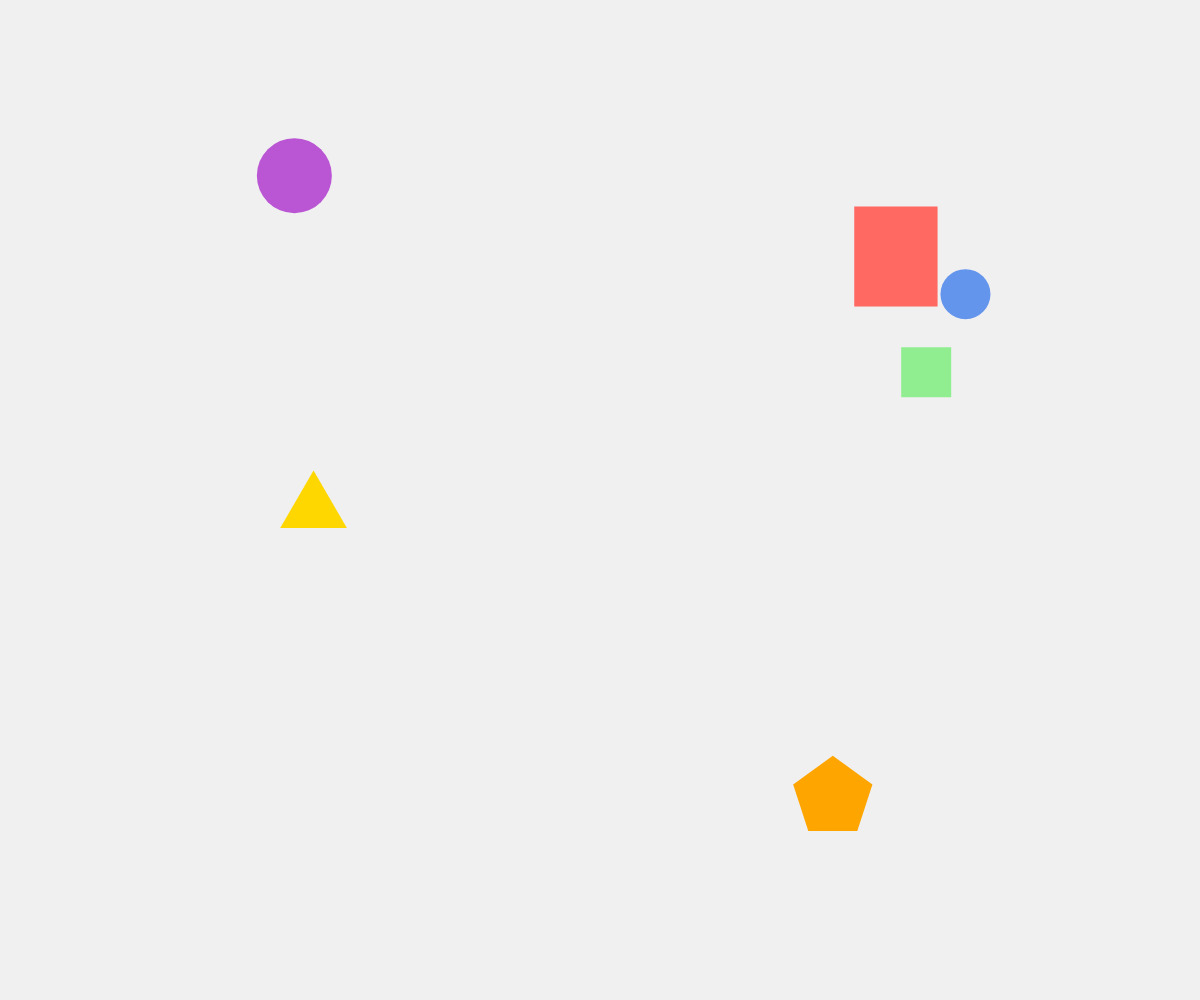
Frame 1 (no input)
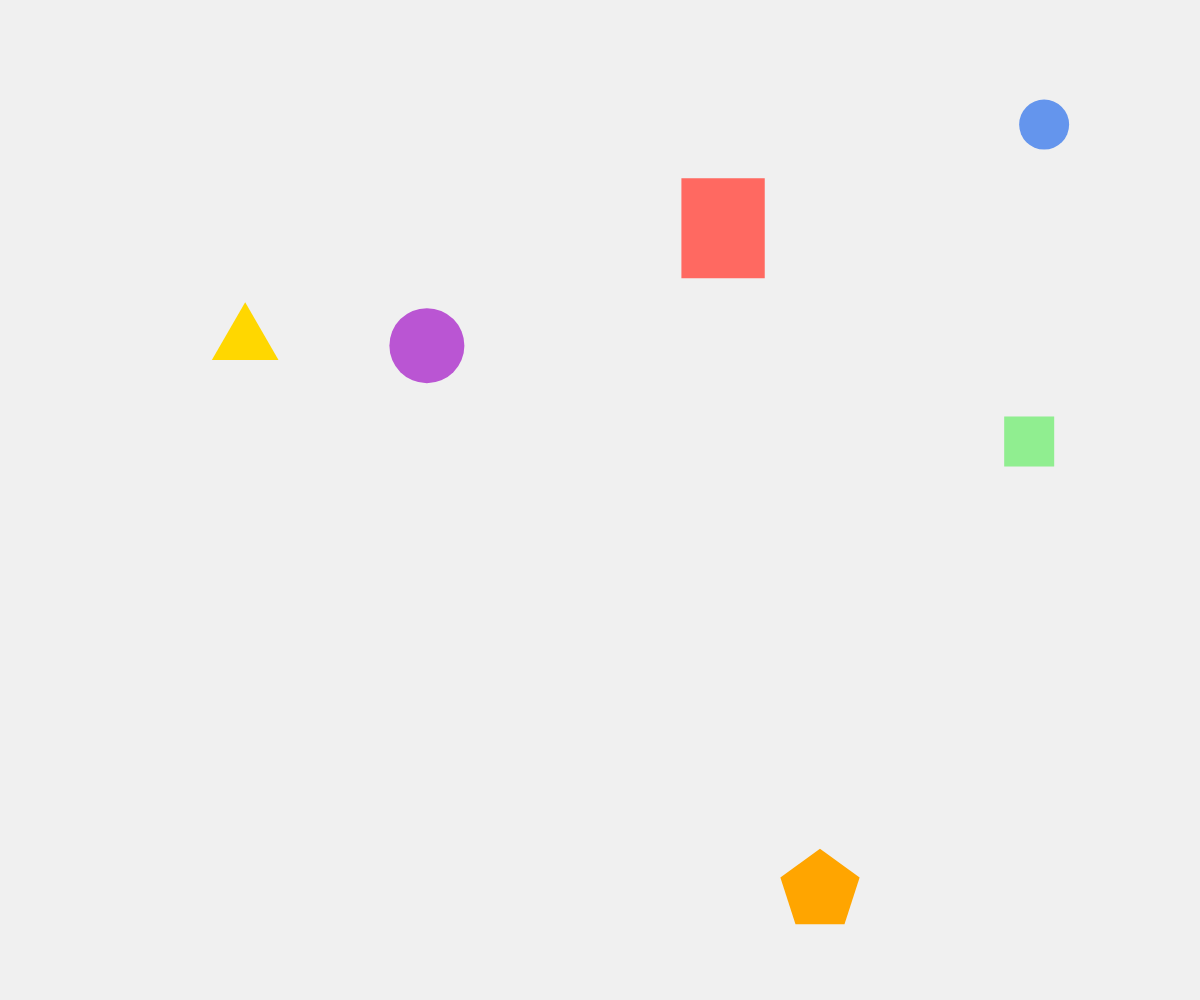
Frame 60 (no input)
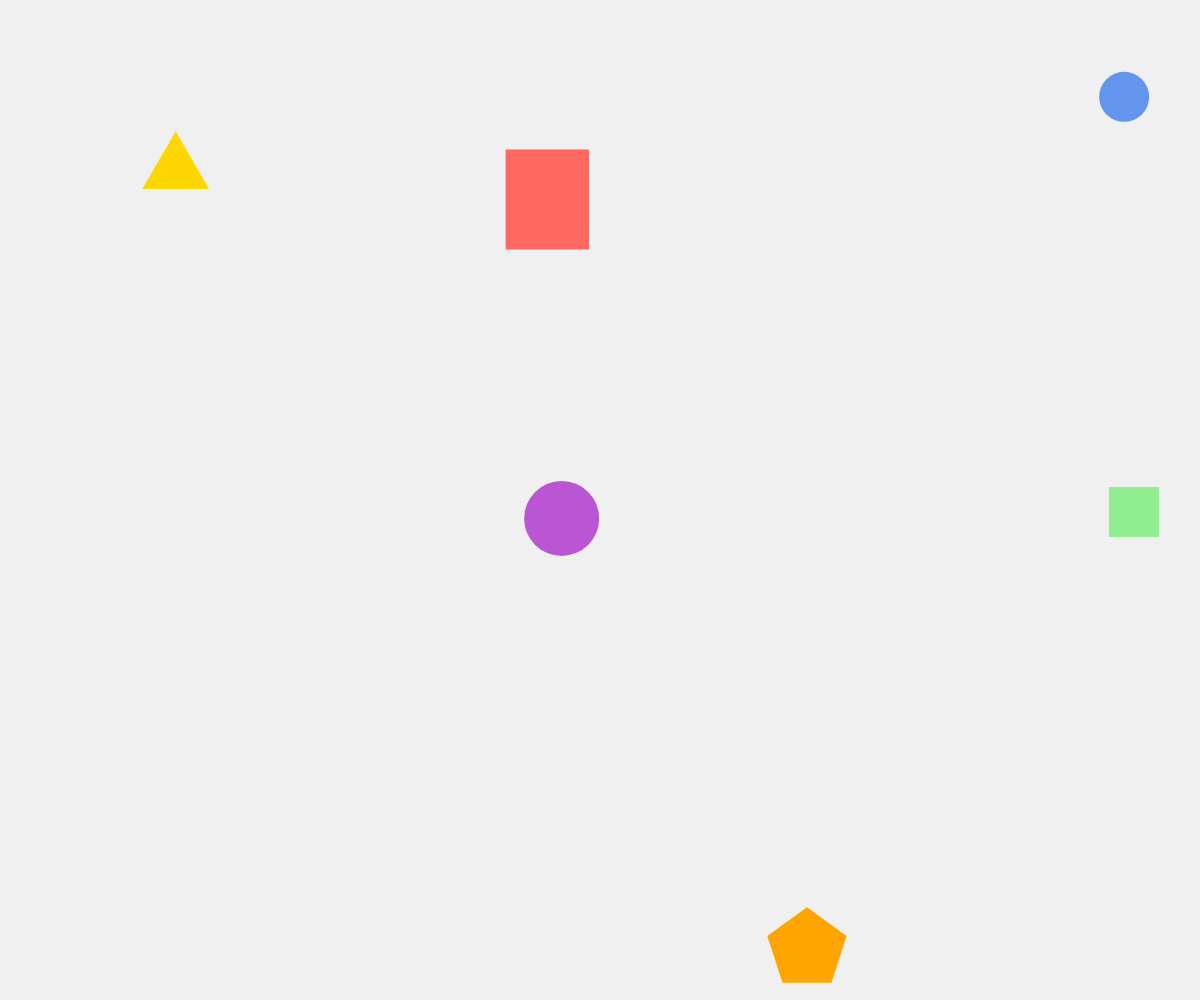
Frame 120 (the mouse pressed at the canvas centre since frame 60)

The p5.js sketch that drew these frames (run headless with seeded random() and noise() and a simulated clock; from frame 60 on, the mouse is pressed at the canvas centre):

// p5.js sketch
// ── sketch.js
let Scale;

// Position variables
let rect1X, rect1Y, rect1Width, rect1Height;
let rect2X, rect2Y, rect2Width, rect2Height;
let ellipse1X, ellipse1Y, ellipse1Width, ellipse1Height;
let ellipse2X, ellipse2Y, ellipse2Width, ellipse2Height;
let triX, triY, triWidth, triHeight;
let pentX, pentY, pentRadius;

// Velocity variables
let rect1VX, rect1VY;
let rect2VX, rect2VY;
let ellipse1VX, ellipse1VY;
let ellipse2VX, ellipse2VY;
let triVX, triVY;
let pentVX, pentVY;
let V;

let outlinesOn = false;
let mode = 'bounce'; 
let darkMode = false;

// Stuck Detection 
let shapeTrackers = {}; 

function setup() {
    createCanvas(windowWidth, windowHeight);
    pixelDensity(displayDensity());
    darkMode = window.matchMedia && window.matchMedia('(prefers-color-scheme: dark)').matches;

    initScaleAndSizes();
    initPositions();
    initVelocities();
    initTrackers();
}

function draw() {
    background(darkMode ? 34 : 240);

    if (outlinesOn) {
        stroke(50, 50, 50, 100);
        strokeWeight(2);
    } else {
        noStroke();
    }

    // Move shapes
    rect1X += rect1VX; rect1Y += rect1VY;
    rect2X += rect2VX; rect2Y += rect2VY;
    ellipse1X += ellipse1VX; ellipse1Y += ellipse1VY;
    ellipse2X += ellipse2VX; ellipse2Y += ellipse2VY;
    triX += triVX; triY += triVY;
    pentX += pentVX; pentY += pentVY;

    // Boundary & Stuck Logic
    handleMovement('rect1', rect1Width, rect1Height, rect1X, rect1Y);
    handleMovement('rect2', rect2Width, rect2Height, rect2X, rect2Y);
    handleMovement('ellipse1', ellipse1Width, ellipse1Height, ellipse1X, ellipse1Y);
    handleMovement('ellipse2', ellipse2Width, ellipse2Height, ellipse2X, ellipse2Y);
    handleMovement('tri', triWidth, triHeight, triX, triY);
    handleMovement('pent', pentRadius * 2, pentRadius * 2, pentX, pentY);

    drawShapes();
    handleGlobalStuckLogic();
}

function handleMovement(shape, w, h, x, y) {
    let v = getVelocities(shape);
    let vx = v.vx;
    let vy = v.vy;

    updateStuckTracker(shape, x, y);

    let edgeL, edgeR, edgeT, edgeB;
    
    // Calculate edges based on shape type
    if (shape.includes('rect')) {
        // Rects draw from top-left
        edgeL = x; edgeR = x + w; edgeT = y; edgeB = y + h;
    } else if (shape === 'tri') {
        // Triangle draws from top tip (x,y)
        edgeL = x - w/2; edgeR = x + w/2; edgeT = y; edgeB = y + h;
    } else if (shape === 'pent') {
        let pOffsetBottom = pentRadius * cos(PI/5); 
        let pOffsetSide = pentRadius * sin(TWO_PI/5);
        edgeL = x - pOffsetSide;
        edgeR = x + pOffsetSide;
        edgeT = y - pentRadius; 
        edgeB = y + pOffsetBottom;
    } else {
        // Ellipses draw from center
        edgeL = x - w/2; edgeR = x + w/2; edgeT = y - h/2; edgeB = y + h/2;
    }

    if (mode === 'bounce') {
        // BOUNCE LOGIC
        // Right Edge
        if (edgeR > width) { 
            x -= (edgeR - width); 
            vx = -Math.abs(vx);   
        }
        // Left Edge
        else if (edgeL < 0) { 
            x += -edgeL;          
            vx = Math.abs(vx);    
        }

        // Bottom Edge
        if (edgeB > height) { 
            y -= (edgeB - height);
            vy = -Math.abs(vy);   
        }
        // Top Edge
        else if (edgeT < 0) { 
            y += -edgeT;          
            vy = Math.abs(vy);    
        }
    } else {
        // --- FIXED WRAP LOGIC ---
        // We calculate the distance from the coordinate (x,y) to the edges.
        // This ensures that when we wrap, we place the shape EXACTLY at the boundary,
        // preventing it from triggering the opposite condition immediately.
        
        let offsetL = x - edgeL;
        let offsetR = edgeR - x;
        let offsetT = y - edgeT;
        let offsetB = edgeB - y;

        // Horizontal Wrap
        if (edgeL > width) {
            // If it went off the Right, wrap to Left
            // Position it so the Right edge is at 0
            x = -offsetR; 
        } else if (edgeR < 0) {
            // If it went off the Left, wrap to Right
            // Position it so the Left edge is at Width
            x = width + offsetL;
        }

        // Vertical Wrap
        if (edgeT > height) {
            // If it went off the Bottom, wrap to Top
            // Position it so the Bottom edge is at 0
            y = -offsetB;
        } else if (edgeB < 0) {
            // If it went off the Top, wrap to Bottom
            // Position it so the Top edge is at Height
            y = height + offsetT;
        }
    }

    setVelocities(shape, vx, vy);
    updateGlobalPos(shape, x, y);
}

function keyPressed() {
    if (key === '1') darkMode = !darkMode;
    if (key === '2') mode = (mode === 'wrap') ? 'bounce' : 'wrap';
    if (key === '3' || key === 'r' || key === 'R') resetToCenter();
    if (key === 'o' || key === 'O') outlinesOn = !outlinesOn;
}

function resetToCenter() {
    let cx = width / 2;
    let cy = height / 2;
    rect1X = cx - rect1Width/2; rect1Y = cy - rect1Height/2;
    rect2X = cx - rect2Width/2; rect2Y = cy - rect2Height/2;
    ellipse1X = cx; ellipse1Y = cy;
    ellipse2X = cx; ellipse2Y = cy;
    triX = cx; triY = cy - triHeight/2;
    pentX = cx; pentY = cy;
    
    initVelocities(); 
    initTrackers();   
}

function handleGlobalStuckLogic() {
    let maxStuckTime = 0;
    for (let key in shapeTrackers) {
        let timeStuck = millis() - shapeTrackers[key].lastMoveTime;
        if (timeStuck > maxStuckTime) maxStuckTime = timeStuck;
    }
    if (maxStuckTime > 7000) {
        let remaining = Math.ceil((10000 - maxStuckTime) / 1000);
        textAlign(CENTER, CENTER); 
        textSize(40 * Scale); 
        fill(darkMode ? 255 : 0);
        noStroke();
        text("STUCK SHAPE DETECTED", width/2, height/2 - 50*Scale);
        textSize(80 * Scale); 
        text("RESET IN " + max(0, remaining), width/2, height/2 + 50*Scale);
        
        if (maxStuckTime > 10000) {
            resetToCenter(); 
        }
    }
}

function initTrackers() {
    ['rect1', 'rect2', 'ellipse1', 'ellipse2', 'tri', 'pent'].forEach(s => {
        shapeTrackers[s] = { lastX: 0, lastY: 0, lastMoveTime: millis() };
    });
}

function updateStuckTracker(shape, currentX, currentY) {
    let t = shapeTrackers[shape];
    if (Math.abs(currentX - t.lastX) > 15 || Math.abs(currentY - t.lastY) > 15) {
        t.lastX = currentX; t.lastY = currentY; t.lastMoveTime = millis();
    }
}

function drawShapes() {
    if (darkMode) {
        fill(255, 160, 160); rect(rect1X, rect1Y, rect1Width, rect1Height);
        fill(160, 255, 160); rect(rect2X, rect2Y, rect2Width, rect2Height);
        fill(160, 200, 255); ellipse(ellipse1X, ellipse1Y, ellipse1Width, ellipse1Height);
        fill(200, 160, 255); ellipse(ellipse2X, ellipse2Y, ellipse2Width, ellipse2Height);
        fill(255, 220, 100); triangle(triX, triY, triX - triWidth / 2, triY + triHeight, triX + triWidth / 2, triY + triHeight);
        fill(255, 180, 80); drawPentagon(pentX, pentY, pentRadius);
    } else {
        fill(255, 105, 97); rect(rect1X, rect1Y, rect1Width, rect1Height);
        fill(144, 238, 144); rect(rect2X, rect2Y, rect2Width, rect2Height);
        fill(100, 149, 237); ellipse(ellipse1X, ellipse1Y, ellipse1Width, ellipse1Height);
        fill(186, 85, 211); ellipse(ellipse2X, ellipse2Y, ellipse2Width, ellipse2Height);
        fill(255, 215, 0); triangle(triX, triY, triX - triWidth / 2, triY + triHeight, triX + triWidth / 2, triY + triHeight);
        fill(255, 165, 0); drawPentagon(pentX, pentY, pentRadius);
    }
}

function drawPentagon(x, y, radius) {
    let angle = TWO_PI / 5;
    beginShape();
    for (let i = 0; i < 5; i++) {
        let px = x + cos(angle * i - PI / 2) * radius;
        let py = y + sin(angle * i - PI / 2) * radius;
        vertex(px, py);
    }
    endShape(CLOSE);
}

function initScaleAndSizes() {
    Scale = max(1, min(width, height) / 600);
    V = 2.0 * Scale;
    rect1Width = 50 * Scale; rect1Height = 60 * Scale;
    rect2Width = 30 * Scale; rect2Height = 30 * Scale;
    ellipse1Width = 30 * Scale; ellipse1Height = 30 * Scale;
    ellipse2Width = 45 * Scale; ellipse2Height = 45 * Scale;
    triWidth = 40 * Scale; triHeight = triWidth * Math.sqrt(3) / 2;
    pentRadius = 25 * Scale;
}

function initPositions() {
    rect1X = random(width); rect1Y = random(height);
    rect2X = random(width); rect2Y = random(height);
    ellipse1X = random(width); ellipse1Y = random(height);
    ellipse2X = random(width); ellipse2Y = random(height);
    triX = random(width); triY = random(height);
    pentX = random(width); pentY = random(height);
}

function initVelocities() {
    rect1VX = random(-V, V); rect1VY = random(-V, V);
    rect2VX = random(-V, V); rect2VY = random(-V, V);
    ellipse1VX = random(-V, V); ellipse1VY = random(-V, V);
    ellipse2VX = random(-V, V); ellipse2VY = random(-V, V);
    triVX = random(-V, V); triVY = random(-V, V);
    pentVX = random(-V, V); pentVY = random(-V, V);
}

function getVelocities(s) {
    if(s==='rect1') return {vx:rect1VX, vy:rect1VY};
    if(s==='rect2') return {vx:rect2VX, vy:rect2VY};
    if(s==='ellipse1') return {vx:ellipse1VX, vy:ellipse1VY};
    if(s==='ellipse2') return {vx:ellipse2VX, vy:ellipse2VY};
    if(s==='tri') return {vx:triVX, vy:triVY};
    if(s==='pent') return {vx:pentVX, vy:pentVY};
}

function setVelocities(s, vx, vy) {
    if(s==='rect1') {rect1VX=vx; rect1VY=vy;}
    if(s==='rect2') {rect2VX=vx; rect2VY=vy;}
    if(s==='ellipse1') {ellipse1VX=vx; ellipse1VY=vy;}
    if(s==='ellipse2') {ellipse2VX=vx; ellipse2VY=vy;}
    if(s==='tri') {triVX=vx; triVY=vy;}
    if(s==='pent') {pentVX=vx; pentVY=vy;}
}

function updateGlobalPos(s, x, y) {
    if(s==='rect1') {rect1X=x; rect1Y=y;}
    else if(s==='rect2') {rect2X=x; rect2Y=y;}
    else if(s==='ellipse1') {ellipse1X=x; ellipse1Y=y;}
    else if(s==='ellipse2') {ellipse2X=x; ellipse2Y=y;}
    else if(s==='tri') {triX=x; triY=y;}
    else if(s==='pent') {pentX=x; pentY=y;}
}

function windowResized() {
    resizeCanvas(windowWidth, windowHeight);
    initScaleAndSizes();
}
